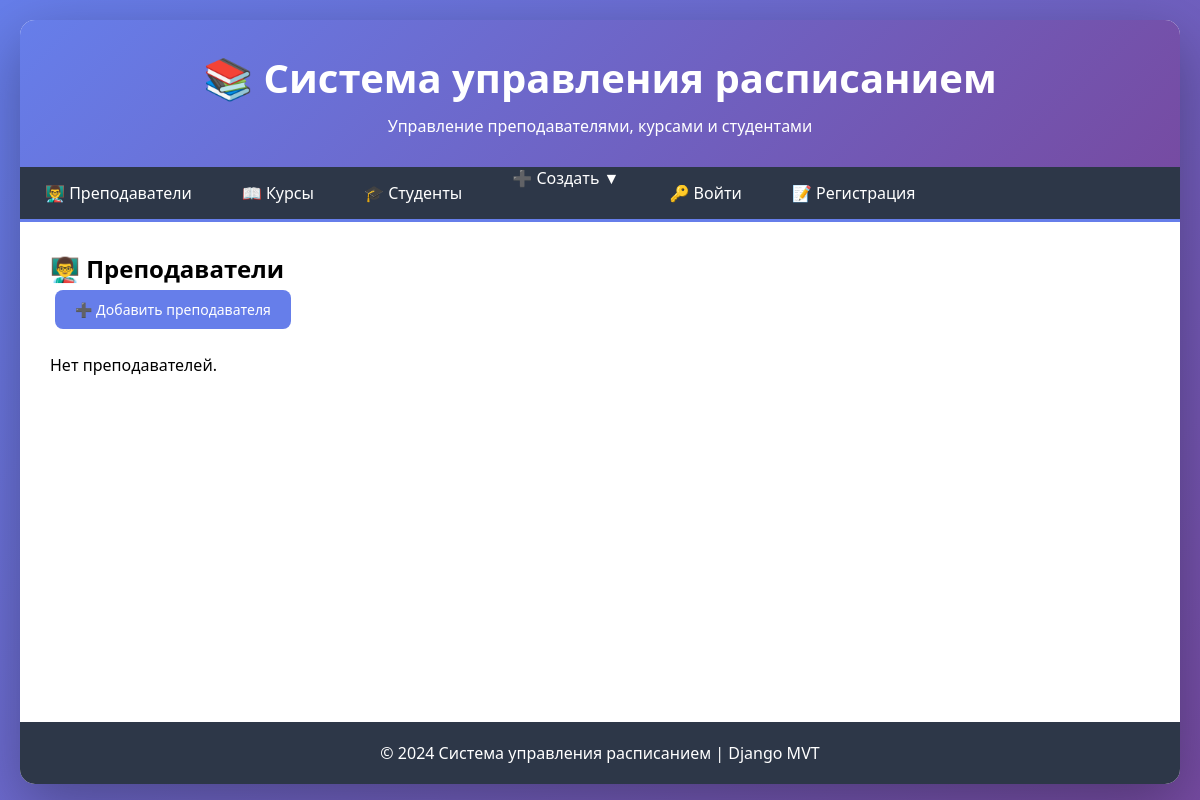
Before: /schedule/teachers/ with the older database file.
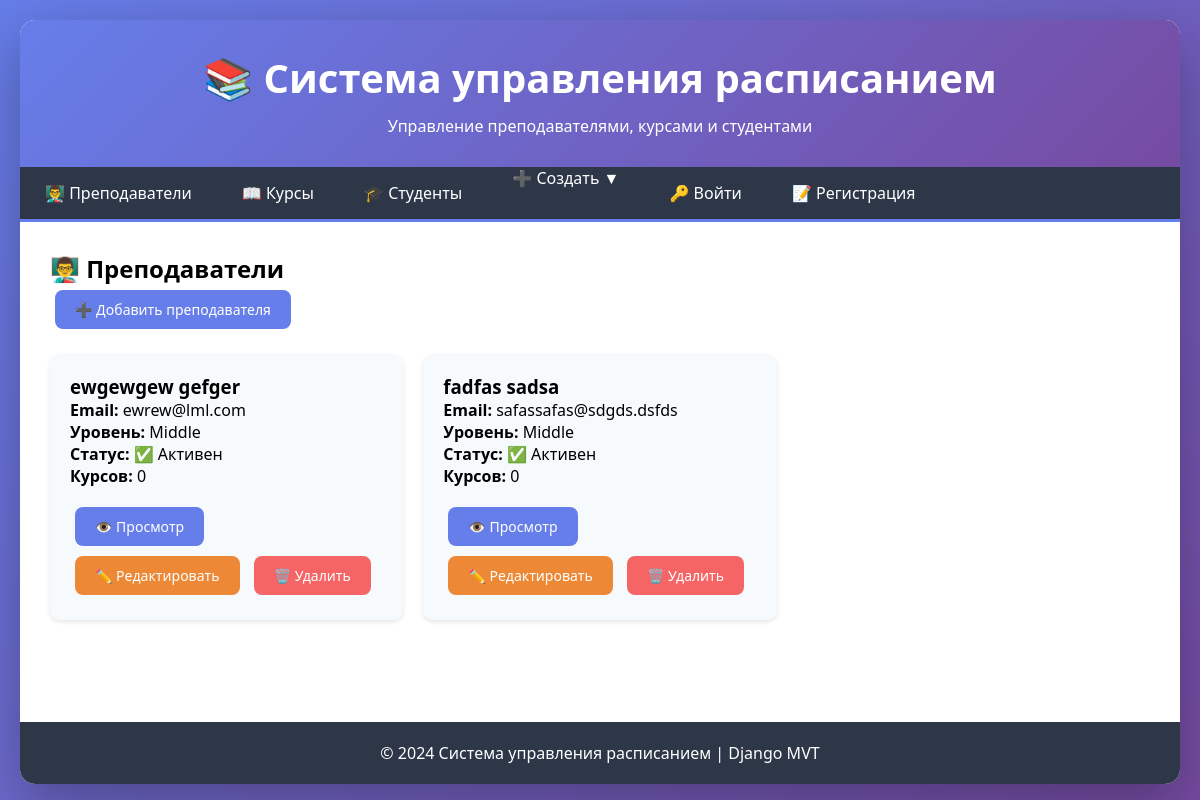
After: the same page with the newer database file.
### schedule/models.py (models this page shows, shortened)
class Teacher(models.Model):
    LEVEL_CHOICES = [
        ('junior', 'Junior'),
        ('middle', 'Middle'),
        ('senior', 'Senior'),
        ('lead', 'Lead'),
    ]
    first_name = models.CharField(max_length=100, verbose_name="Имя", db_index=True)
    last_name = models.CharField(max_length=100, verbose_name="Фамилия", db_index=True)
    email = models.EmailField(verbose_name="Email", unique=True)  # уникальное поле
    level = models.CharField(max_length=20, choices=LEVEL_CHOICES, verbose_name="Уровень", default='middle')
    hire_date = models.DateField(verbose_name="Дата найма", auto_now_add=True)
    is_active = models.BooleanField(verbose_name="Активен", default=True)
    info = models.OneToOneField(
        TeacherInfo,
        on_delete=models.CASCADE,
        verbose_name="Информация",
        null=True,
        blank=True
    )
    rating = models.DecimalField(
        max_digits=3, decimal_places=2,
        default=0, null=True, blank=True,
        verbose_name="Рейтинг",
        help_text="Рейтинг от 0 до 5"
    )
    hire_date = models.DateField(
        verbose_name="Дата найма",
        auto_now_add=True  # уже должно быть
    )
    class Meta:
        verbose_name = "Преподаватель"
        verbose_name_plural = "Преподаватели"
        ordering = ['last_name', 'first_name']
    @property
    def full_name(self):
        return f"{self.last_name} {self.first_name}"

### schedule/views.py (the view)
# urls.py: path('teachers/', views.teacher_index, name='teacher_index'),
def teacher_index(request):
    teachers = Teacher.objects.all()
    return render(request, 'schedule/teacher_index.html', {'teachers': teachers})

### schedule/templates/schedule/teacher_index.html (shortened to what this page needs)
{% extends 'schedule/base.html' %}
{% block content %}
<h2>👨‍🏫 Преподаватели</h2>
<a href="{% url 'schedule:teacher_create' %}" class="btn btn-primary">➕ Добавить преподавателя</a>
<div class="grid" style="margin-top: 20px;">
    {% for teacher in teachers %}
    <div class="card">
        <h3>{{ teacher.full_name }}</h3>
        <p><strong>Email:</strong> {{ teacher.email }}</p>
        <p><strong>Уровень:</strong> {{ teacher.get_level_display }}</p>
        <p><strong>Статус:</strong> {% if teacher.is_active %}✅ Активен{% else %}❌ Неактивен{% endif %}</p>
        <p><strong>Курсов:</strong> {{ teacher.courses.count }}</p>
        <div style="margin-top: 15px;">
            <a href="{% url 'schedule:teacher_detail' teacher.id %}" class="btn btn-primary">👁️ Просмотр</a>
            <a href="{% url 'schedule:teacher_update' teacher.id %}" class="btn btn-warning">✏️ Редактировать</a>
            <a href="{% url 'schedule:teacher_delete' teacher.id %}" class="btn btn-danger">🗑️ Удалить</a>
        </div>
    </div>
    {% empty %}
    <p>Нет преподавателей.</p>
    {% endfor %}
</div>
{% endblock %}

Changed rows visible on the page:
added Teacher: full_name "ewgewgew gefger", email "ewrew@lml.com", level "Middle", is_active "✅ Активен", courses.count "0"
added Teacher: full_name "fadfas sadsa", email "safassafas@sdgds.dsfds", level "Middle", is_active "✅ Активен", courses.count "0"
Other visible differences:
text no longer shown: "Нет преподавателей."
